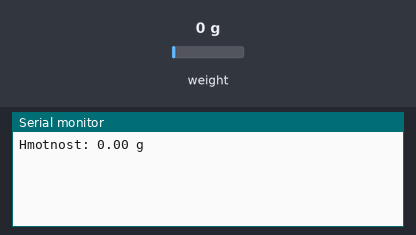
Recording of a sketch running on a simulated Arduino Uno, built with avr-gcc and run on an emulated ATmega328P. Shown: the last lines printed to the serial monitor. The inputs (shaded band) are chosen by the test bench; at power-on: weight on the scale 0 g.

Above: at 11.2 s.
11.3 s: weight on the scale set to 100 g
At 12.7 s:
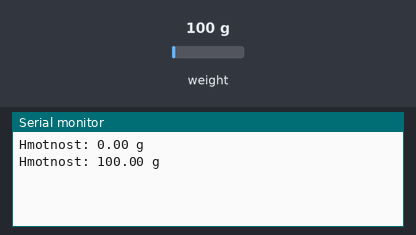
12.9 s: weight on the scale set to 1250 g
At 14.0 s:
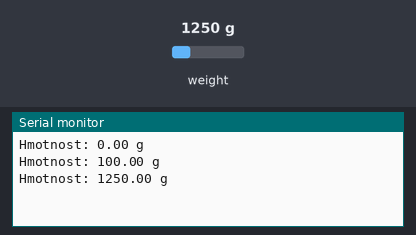
Timing chart, 0 to 15.9 s (numbered marks = the images above; inputs shaded):
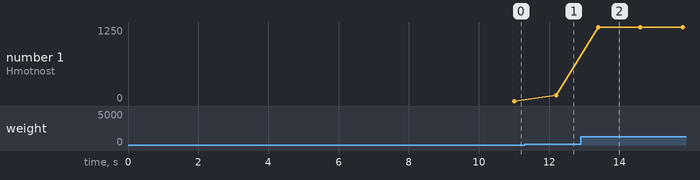

Measured:
- after the input at 11.3 s, the serial monitor: prints a new line after 0.90 s (image 1)
- after the input at 12.9 s, the serial monitor: prints a new line after 0.50 s (image 2)
- plotted number 1: 0 → 100 after the input at 11.3 s, 100 → 1250 after the input at 12.9 s

The sketch:

load-cell-test.ino
```cpp
#include "HX711.h"

#define DT_PIN 4
#define SCK_PIN 5

HX711 scale;

void setup() {
  Serial.begin(115200);

  scale.begin(DT_PIN, SCK_PIN);

  scale.set_scale(1127.93); // tvůj faktor
  scale.tare(100);
}

void loop() {
  float grams = scale.get_units(10);

  Serial.print("Hmotnost: ");
  Serial.print(grams);
  Serial.println(" g");

  delay(200);
}
```
